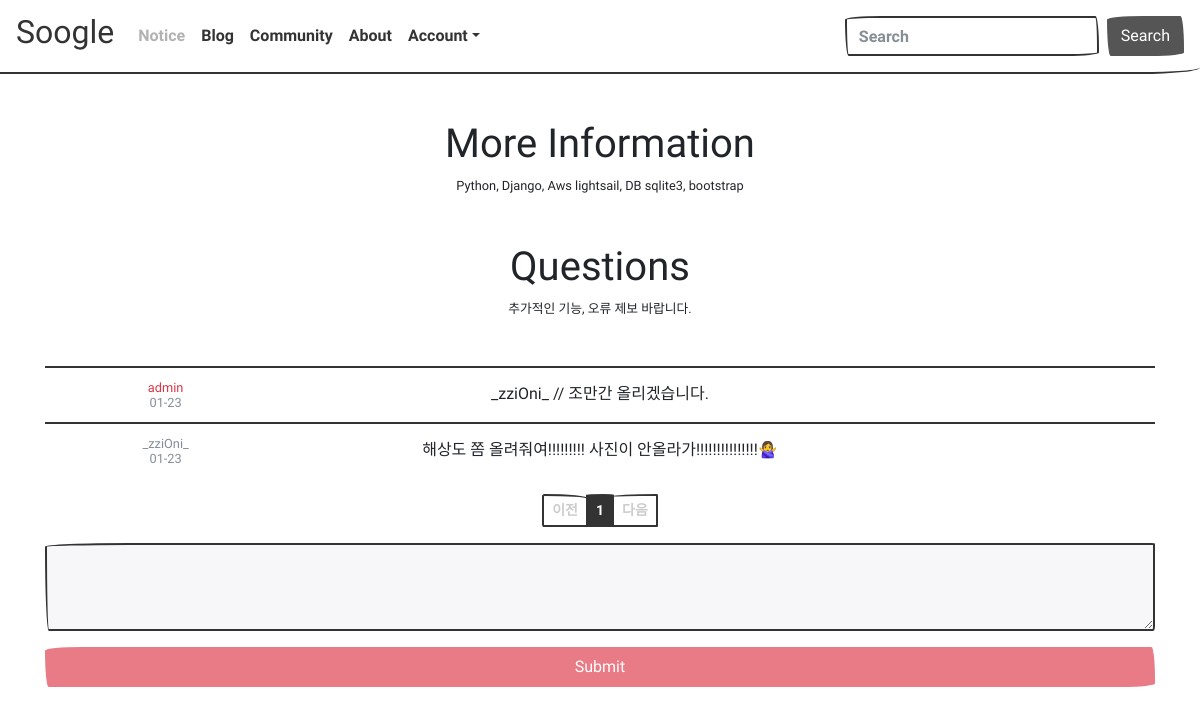
The page /about/ on the database its author committed.
### question/models.py (models this page shows, shortened)
class About(models.Model):
    objects = models.Manager()
    author = models.ForeignKey(User, on_delete=models.CASCADE, related_name='author_about')
    contents = models.TextField(verbose_name='문의사항')
    create_date = models.DateTimeField(verbose_name='등록시간')
    modify_date = models.DateTimeField(null=True, blank=True, verbose_name='수정시간')
    class Meta:
        db_table = '문의사항'
        verbose_name = '문의사항'
        verbose_name_plural = '문의사항'

### question/views.py (the view)
# urls.py: path('about/', include('question.urls')),
def about(request):
    page = request.GET.get('page', '1')
    question_list = About.objects.order_by('-create_date')
    paginator = Paginator(question_list, 10)
    page_obj = paginator.get_page(page)
    context = {'question_list': page_obj}
    return render(request, 'about/about.html', context)

### templates/about/about.html (shortened to what this page needs)
{% extends "base.html" %}
{% load humanize %}
{% block contents %}
<div class="row text-center">
	<div class="col-12">
		<div class="mb-3">
			<h1>More Information</h1>
			<small>Python, Django, Aws lightsail, DB sqlite3, bootstrap</small>
		</div>
		<div class="mt-5">
			<h1>Questions</h1>
			<small>추가적인 기능, 오류 제보 바랍니다.</small>
		</div>
		<table class="table table-hover mt-5 text-center">
		    <tbody>
			    {% if question_list %}
			    {% for question in question_list %}
			    <tr class="text-default">
				    <td>
					    <div style="display: flex">
						    <div style="width:20%">
							    <div>
								    {% if question.author.username == "admin" %}
								    <small class="text-danger">
									    {{ question.author.username }}
								    </small>
								    {% else %}
								    <small class="text-muted">
									    {{ question.author.username }}
								    </small>
								    {% endif %}
							    </div>
							    <div>
								    <small class="text-muted">
									    {{ question.create_date|date:'m-d' }}
								    </small>
							    </div>
						    </div>
						    <div style="width: 60%">{{ question.contents }}</div>
						    <div style="width: 20%">
						    </div>
					    </div>
				    </td>
			    </tr>
			    {% endfor %}
			    {% endif %}
		    </tbody>
		</table>
		<div class="mt-3">
			<ul class="pagination pagination-sm" style="justify-content: center;">
		        {% if question_list.has_previous %}
		        <li class="page-item">
		            <a class="page-link" href="?p={{ question_list.previous_page_number }}">이전</a>
		        </li>
		        {% else %}
		        <li class="page-item disabled">
		            <a class="page-link" tabindex="-1" aria-disabled="true" href="#">이전</a>
		        </li>
		        {% endif %}
		        {% for page_number in question_list.paginator.page_range %}
		        {% if page_number >= question_list.number|add:-5 and page_number <= question_list.number|add:5 %}
		            {% if page_number == question_list.number %}
		            <li class="page-item active" aria-current="page">
		                <a class="page-link" href="?page={{ page_number }}">{{ page_number }}</a>
		            </li>
		            {% else %}
		            <li class="page-item">
		                <a class="page-link" href="?page={{ page_number }}">{{ page_number }}</a>
		            </li>
		            {% endif %}
		        {% endif %}
		        {% endfor %}
		        {% if question_list.has_next %}
		        <li class="page-item">
		            <a class="page-link" href="?page={{ question_list.next_page_number }}">다음</a>
		        </li>
		        {% else %}
		        <li class="page-item disabled">
		            <a class="page-link" tabindex="-1" aria-disabled="true" href="#">다음</a>
		        </li>
		        {% endif %}
		    </ul>
		</div>
		<form action="{% url 'question:question_write' %}" method="post" class="my-3">
	        <div class="form-group">
	            <textarea {% if not user.is_authenticated %}disabled{% endif %}
	              name="contents" id="contents" class="form-control" rows="3"></textarea>
	        </div>
	        <input {% if not user.is_authenticated %}disabled{% endif %} type="submit" style="width:100%" value="Submit" class="btn btn-danger">
	    </form>
	</div>
</div>
{% endblock %}

### templates/base.html (style rules this page uses)
a { text-decoration:none }

### rows shown on the page
About: author.username "admin", create_date "01-23", contents "_zziOni_ // 조만간 올리겠습니다."
About: author.username "_zziOni_", create_date "01-23", contents "해상도 쫌 올려줘여!!!!!!!!! 사진이 안올라가!!!!!!!!!!!!!!!🙅‍♀️"

### other values the page prints
{{ page_number }} "1"
